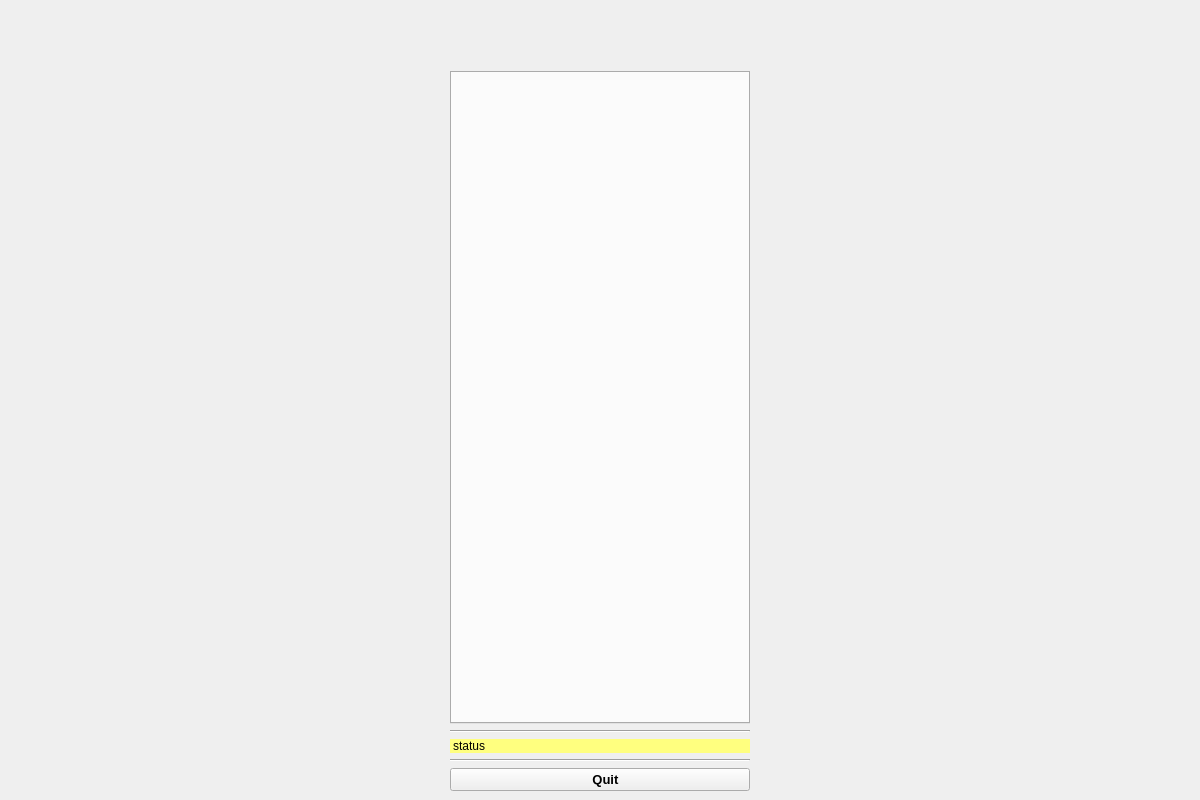
<?xml version="1.0" encoding="UTF-8"?>
<ui version="4.0">
 <class>MainWindow</class>
 <widget class="QMainWindow" name="MainWindow">
  <property name="geometry">
   <rect>
    <x>0</x>
    <y>0</y>
    <width>1200</width>
    <height>800</height>
   </rect>
  </property>
  <property name="sizePolicy">
   <sizepolicy hsizetype="Preferred" vsizetype="Preferred">
    <horstretch>0</horstretch>
    <verstretch>0</verstretch>
   </sizepolicy>
  </property>
  <property name="minimumSize">
   <size>
    <width>0</width>
    <height>0</height>
   </size>
  </property>
  <property name="baseSize">
   <size>
    <width>0</width>
    <height>0</height>
   </size>
  </property>
  <property name="font">
   <font>
    <pointsize>9</pointsize>
    <weight>50</weight>
    <bold>false</bold>
   </font>
  </property>
  <property name="windowTitle">
   <string>LMD control</string>
  </property>
  <property name="windowIcon">
   <iconset>
    <normaloff>cladplus.png</normaloff>cladplus.png</iconset>
  </property>
  <property name="autoFillBackground">
   <bool>false</bool>
  </property>
  <property name="tabShape">
   <enum>QTabWidget::Rounded</enum>
  </property>
  <property name="dockNestingEnabled">
   <bool>false</bool>
  </property>
  <property name="unifiedTitleAndToolBarOnMac">
   <bool>false</bool>
  </property>
  <widget class="QWidget" name="centralwidget">
   <property name="font">
    <font>
     <pointsize>9</pointsize>
     <weight>50</weight>
     <italic>false</italic>
     <bold>false</bold>
    </font>
   </property>
   <layout class="QGridLayout" name="gridLayout">
    <item row="0" column="0" rowspan="21">
     <layout class="QHBoxLayout" name="boxPlot">
      <property name="spacing">
       <number>0</number>
      </property>
     </layout>
    </item>
    <item row="20" column="1">
     <widget class="QPushButton" name="btnQuit">
      <property name="enabled">
       <bool>true</bool>
      </property>
      <property name="sizePolicy">
       <sizepolicy hsizetype="Minimum" vsizetype="Fixed">
        <horstretch>0</horstretch>
        <verstretch>0</verstretch>
       </sizepolicy>
      </property>
      <property name="minimumSize">
       <size>
        <width>300</width>
        <height>0</height>
       </size>
      </property>
      <property name="maximumSize">
       <size>
        <width>300</width>
        <height>16777215</height>
       </size>
      </property>
      <property name="font">
       <font>
        <pointsize>10</pointsize>
        <weight>75</weight>
        <bold>true</bold>
       </font>
      </property>
      <property name="autoFillBackground">
       <bool>false</bool>
      </property>
      <property name="text">
       <string>   Quit</string>
      </property>
      <property name="icon">
       <iconset theme="application-exit">
        <normaloff/>
       </iconset>
      </property>
      <property name="flat">
       <bool>false</bool>
      </property>
     </widget>
    </item>
    <item row="19" column="1">
     <widget class="Line" name="line_3">
      <property name="orientation">
       <enum>Qt::Horizontal</enum>
      </property>
     </widget>
    </item>
    <item row="18" column="1">
     <widget class="QLabel" name="lblStatus">
      <property name="styleSheet">
       <string notr="true">background-color: rgb(255, 255, 127);</string>
      </property>
      <property name="text">
       <string>status</string>
      </property>
      <property name="margin">
       <number>3</number>
      </property>
      <property name="indent">
       <number>3</number>
      </property>
     </widget>
    </item>
    <item row="17" column="1">
     <widget class="Line" name="line_2">
      <property name="orientation">
       <enum>Qt::Horizontal</enum>
      </property>
     </widget>
    </item>
    <item row="16" column="1">
     <widget class="QTabWidget" name="tabWidget">
      <property name="minimumSize">
       <size>
        <width>300</width>
        <height>0</height>
       </size>
      </property>
      <property name="maximumSize">
       <size>
        <width>300</width>
        <height>16777215</height>
       </size>
      </property>
      <property name="font">
       <font>
        <italic>false</italic>
       </font>
      </property>
      <property name="currentIndex">
       <number>-1</number>
      </property>
     </widget>
    </item>
    <item row="4" column="1" rowspan="9">
     <widget class="QLabel" name="lblLogo">
      <property name="minimumSize">
       <size>
        <width>0</width>
        <height>0</height>
       </size>
      </property>
      <property name="frameShape">
       <enum>QFrame::NoFrame</enum>
      </property>
      <property name="lineWidth">
       <number>1</number>
      </property>
      <property name="text">
       <string/>
      </property>
      <property name="pixmap">
       <pixmap>cladplus.png</pixmap>
      </property>
      <property name="scaledContents">
       <bool>false</bool>
      </property>
      <property name="alignment">
       <set>Qt::AlignCenter</set>
      </property>
     </widget>
    </item>
   </layout>
  </widget>
 </widget>
 <resources/>
 <connections/>
</ui>
